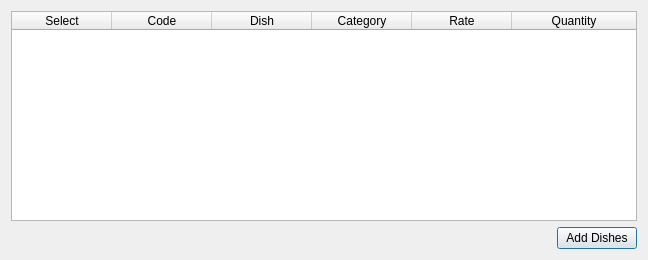
<?xml version="1.0" encoding="UTF-8"?>
<ui version="4.0">
 <class>add_menu_eachweek</class>
 <widget class="QDialog" name="add_menu_eachweek">
  <property name="geometry">
   <rect>
    <x>0</x>
    <y>0</y>
    <width>648</width>
    <height>260</height>
   </rect>
  </property>
  <property name="windowTitle">
   <string>Add Menu</string>
  </property>
  <layout class="QGridLayout" name="gridLayout">
   <item row="0" column="0" colspan="2">
    <widget class="QTableWidget" name="add_eachweek_table">
     <attribute name="horizontalHeaderStretchLastSection">
      <bool>true</bool>
     </attribute>
     <column>
      <property name="text">
       <string>Select</string>
      </property>
     </column>
     <column>
      <property name="text">
       <string>Code</string>
      </property>
     </column>
     <column>
      <property name="text">
       <string>Dish</string>
      </property>
     </column>
     <column>
      <property name="text">
       <string>Category</string>
      </property>
     </column>
     <column>
      <property name="text">
       <string>Rate</string>
      </property>
     </column>
     <column>
      <property name="text">
       <string>Quantity</string>
      </property>
     </column>
    </widget>
   </item>
   <item row="1" column="0">
    <spacer name="horizontalSpacer">
     <property name="orientation">
      <enum>Qt::Horizontal</enum>
     </property>
     <property name="sizeHint" stdset="0">
      <size>
       <width>379</width>
       <height>20</height>
      </size>
     </property>
    </spacer>
   </item>
   <item row="1" column="1">
    <widget class="QPushButton" name="add_eachweek_add_button">
     <property name="text">
      <string>Add Dishes</string>
     </property>
    </widget>
   </item>
  </layout>
 </widget>
 <resources/>
 <connections/>
</ui>
